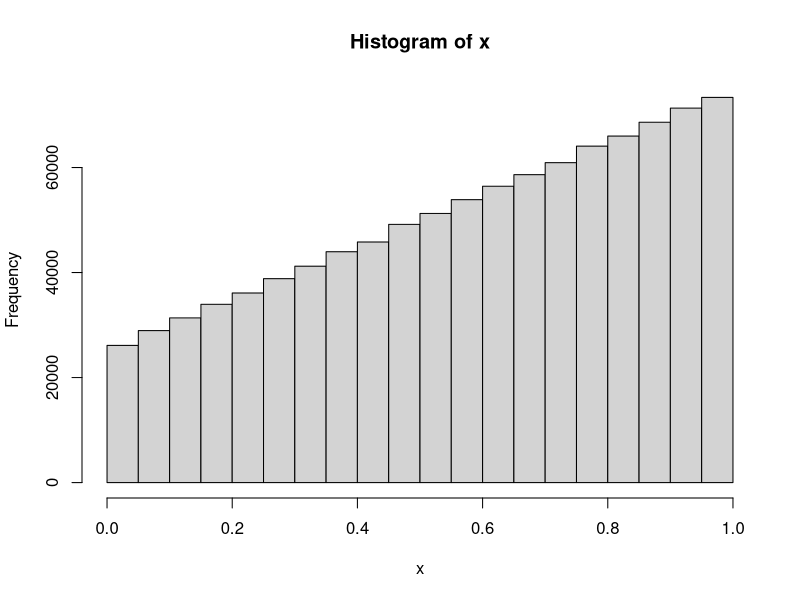
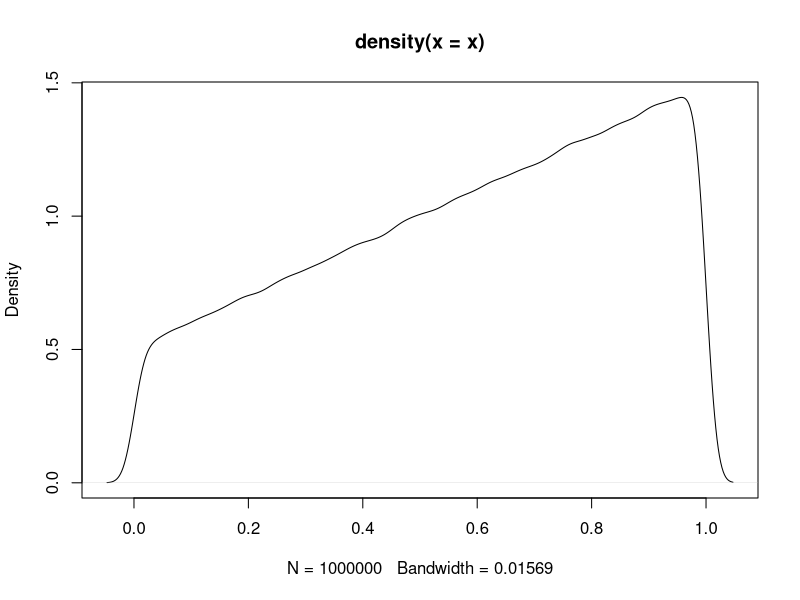

Recreate these plots in R, in order. (Note: this script raises an error after producing the figures.)
#1st Question
Q1 <- function(n){
  #Gerando n observações de uma uniforme
  u <- runif(n)
  
  #Dando valores a x, condicionado aos valores em u
  x <- ifelse(u < 1/3, 1, 2)
  
  #Calculando as proporções de 1s
  props <- mean(x == 1)
  return(list(valores = x, propDe1 = props))
}

Q1(100)$propDe1

Q1(1000)$propDe1

Q1(10000)$propDe1

#Modificação
Q1.1 <- function(n, k = 1, seed = 1){
  #Gerando n observações de uma uniforme
  set.seed(seed)
  u <- runif(n)
  
  #Dando valores a x, condicionado aos valores em u
  x <- ifelse(u < 1/2, 1, ifelse(u < (3/4), 2, 3))
  
  #Calculando as proporções de um determinado valor
  props <- mean(x == k)
  
  return(list(valores = x, propDeK = props))
}

Q1.1(100, k = 1)$propDeK
Q1.1(100, k = 2)$propDeK
Q1.1(100, k = 3)$propDeK

Q1.1(1000, k = 1)$propDeK
Q1.1(1000, k = 2)$propDeK
Q1.1(1000, k = 3)$propDeK


Q1.1(10000, k = 1)$propDeK
Q1.1(10000, k = 2)$propDeK
Q1.1(10000, k = 3)$propDeK

#Question 2
Q2 <- function(n = 100){
  #Gerando variável em branco pra colocar os valores aceitos
  X <- numeric(n)
  #gerando count para saber quando parar e quantos foram aceitos
  count <- 0
  #Gerando variável para calcular rejeitados
  reject <- 0
  #while loop que roda até que número de aceitos seja igual a n
  while(count < n){
      
      #Primeira condição que é pra saber se o x será aceito
      if(runif(1) < 1/2){
        #Caso seja aceito, incrementa o count em 1
        count <- count + 1
        #Adiciona um valor da g(x) para o vetor X
        X[count] <- runif(1, 2, 6)
      
      } else {
        #Caso seja rejeitado, regristramos incrementando o reject
        reject <- reject + 1
      }
  }
  #Retorno da função
  return(list(valores = X,
              accepted = count, 
              reject = reject,
              total = reject + count,
              acceptRate = count/(reject + count)))
}

result <- Q2(n = 132981)
result$acceptRate

#### Questão 03 ###
#Método da inversa
x <- (-1 + sqrt(1 + 8*runif(1000000)))/2
hist(x)
plot(density(x))

#Método da aceitação-rejeição
Q3Correto <- function(n){
  va <- 0
  count <- 0
  while(count < n){
    u <- runif(1)
    x <- runif(1)
    
    if(u <= (x + 1/2)/(3/2)){
      count <- count+1
      va[count] = x
    }
  }
  return(va)
}

hist(Q3(10000))

#Modificação
Q3Mod <- function(n = 100){
  
  x1 <- function(t){
    return(2 + 2*sqrt(t))
  }
  
  x2 <- function(t){
    return(-6*(-1 + sqrt((1 - t)/3)))
  }
  
  u <- runif(n)
  
  x <- ifelse(u<1/4, x1(u), x2(u))
  
  return(x)
}


summary(Q3(100000))

hist(Q3(100000))


#### Question 4 ####

solution <- (exp(-.05)*(-1.05) + 1)/(1-exp(-.05))
solution

Q4 <- function(n){
  count <- 0
  out <- 0
  while(count < n){
    # x <- rexp(1, 1)
    x <- log(1/runif(1))
    if(x < .05){
      count <- count + 1
      out[count] <- x
    }
  }
  return(mean(out))
}

Q4(10000)

#### Question 5 ####

f <- function(x){
  return(30*(x^2 - 2*x^3 + x^4))
}
x <- seq(0, 1, by = .00001)

plot(x, f(x), type = "l")
max(f(x))

Q5 <- function(n){
  count <- 0
  out <- 0
  while(count < n){
    u <- runif(1)
    x <- runif(1)
    # if(u < 1/1.875){
    if(u < (f(x)/1.875)){
      count <- count + 1
      out[count] <- x
    }
  }
  return(out)
}

hist(Q5(10000), freq = FALSE)
lines(x, f(x))


#### Question 6 ####

MCInt <- function(n, g){
  u <- runif(n)
  return(mean(g(u)))
}

#a)

ga <- function(x){
  exp(exp(x))
}

MCInt(100000, ga)
integrate(ga, 0, 1)

#b)
gb <- function(x){
  exp(x^2 + x)  
}


hb <- function(x){
  4*(exp(x^2 + x))
}

mean(hb(runif(1000000, -2, 2)))

integrate(gb, -2, 2)

#c)

gc <- function(x){
  x*(1+x^2)^(-2)
}

integrate(gc, 0, Inf)

hc <- function(x){
  gc(x)/exp(-x)
}

mean(hc(rexp(100000)))

#d)
